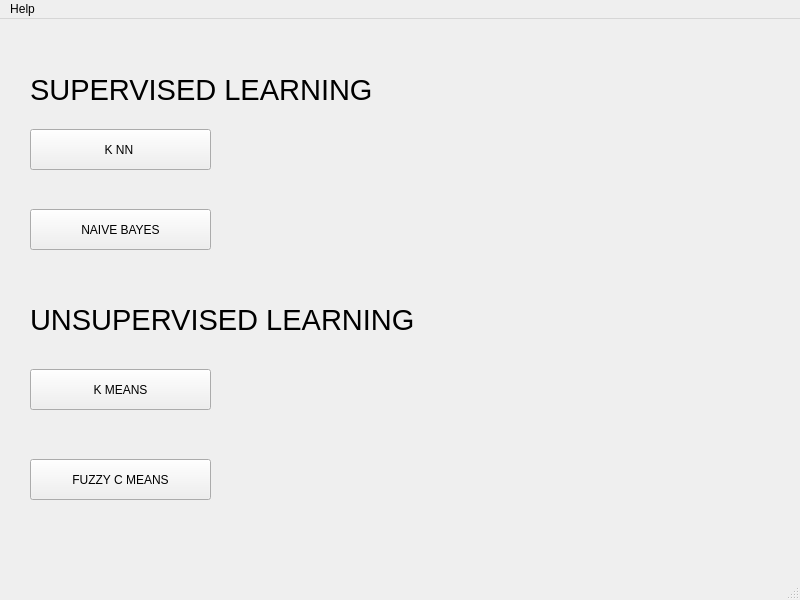
<?xml version="1.0" encoding="UTF-8"?>
<ui version="4.0">
 <class>MainWindow</class>
 <widget class="QMainWindow" name="MainWindow">
  <property name="geometry">
   <rect>
    <x>0</x>
    <y>0</y>
    <width>800</width>
    <height>600</height>
   </rect>
  </property>
  <property name="minimumSize">
   <size>
    <width>800</width>
    <height>600</height>
   </size>
  </property>
  <property name="maximumSize">
   <size>
    <width>800</width>
    <height>600</height>
   </size>
  </property>
  <property name="windowTitle">
   <string>Minor Project</string>
  </property>
  <property name="animated">
   <bool>false</bool>
  </property>
  <widget class="QWidget" name="centralwidget">
   <widget class="QLabel" name="label">
    <property name="geometry">
     <rect>
      <x>30</x>
      <y>30</y>
      <width>391</width>
      <height>81</height>
     </rect>
    </property>
    <property name="font">
     <font>
      <pointsize>22</pointsize>
     </font>
    </property>
    <property name="text">
     <string>SUPERVISED LEARNING </string>
    </property>
   </widget>
   <widget class="QLabel" name="label_2">
    <property name="geometry">
     <rect>
      <x>30</x>
      <y>260</y>
      <width>391</width>
      <height>81</height>
     </rect>
    </property>
    <property name="font">
     <font>
      <pointsize>22</pointsize>
     </font>
    </property>
    <property name="text">
     <string>UNSUPERVISED LEARNING </string>
    </property>
   </widget>
   <widget class="QPushButton" name="push_knn">
    <property name="geometry">
     <rect>
      <x>30</x>
      <y>110</y>
      <width>181</width>
      <height>41</height>
     </rect>
    </property>
    <property name="text">
     <string>K NN </string>
    </property>
   </widget>
   <widget class="QPushButton" name="push_naive">
    <property name="geometry">
     <rect>
      <x>30</x>
      <y>190</y>
      <width>181</width>
      <height>41</height>
     </rect>
    </property>
    <property name="text">
     <string>NAIVE BAYES</string>
    </property>
   </widget>
   <widget class="QPushButton" name="push_kmeans">
    <property name="geometry">
     <rect>
      <x>30</x>
      <y>350</y>
      <width>181</width>
      <height>41</height>
     </rect>
    </property>
    <property name="text">
     <string>K MEANS</string>
    </property>
   </widget>
   <widget class="QPushButton" name="push_fcm">
    <property name="geometry">
     <rect>
      <x>30</x>
      <y>440</y>
      <width>181</width>
      <height>41</height>
     </rect>
    </property>
    <property name="text">
     <string>FUZZY C MEANS</string>
    </property>
   </widget>
  </widget>
  <widget class="QMenuBar" name="menubar">
   <property name="geometry">
    <rect>
     <x>0</x>
     <y>0</y>
     <width>800</width>
     <height>25</height>
    </rect>
   </property>
   <widget class="QMenu" name="menuHelp">
    <property name="tearOffEnabled">
     <bool>true</bool>
    </property>
    <property name="title">
     <string>Help</string>
    </property>
   </widget>
   <addaction name="menuHelp"/>
  </widget>
  <widget class="QStatusBar" name="statusbar"/>
 </widget>
 <resources/>
 <connections/>
</ui>
